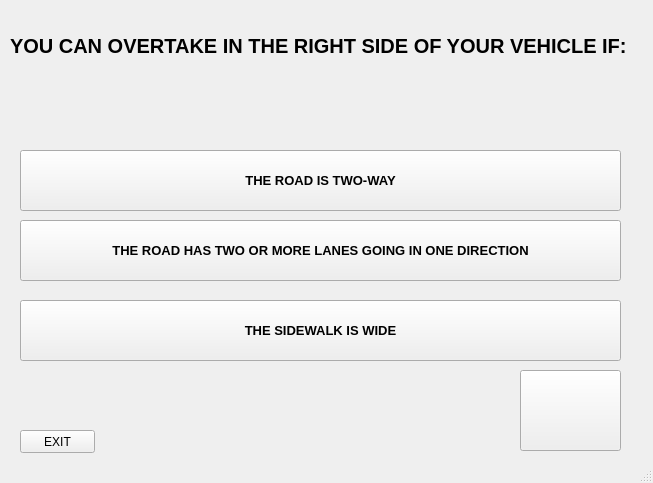
<?xml version="1.0" encoding="UTF-8"?>
<ui version="4.0">
 <class>MainWindow1</class>
 <widget class="QMainWindow" name="MainWindow1">
  <property name="geometry">
   <rect>
    <x>0</x>
    <y>0</y>
    <width>653</width>
    <height>483</height>
   </rect>
  </property>
  <property name="windowTitle">
   <string>LTO EXAM REVIEW</string>
  </property>
  <property name="windowIcon">
   <iconset>
    <normaloff>license.ico</normaloff>license.ico</iconset>
  </property>
  <property name="autoFillBackground">
   <bool>false</bool>
  </property>
  <widget class="QWidget" name="centralwidget">
   <widget class="QPushButton" name="pushButton1">
    <property name="geometry">
     <rect>
      <x>20</x>
      <y>150</y>
      <width>601</width>
      <height>61</height>
     </rect>
    </property>
    <property name="font">
     <font>
      <pointsize>10</pointsize>
      <weight>75</weight>
      <bold>true</bold>
     </font>
    </property>
    <property name="styleSheet">
     <string notr="true">border-color: rgb(255, 0, 0);
alternate-background-color: rgb(85, 0, 255);</string>
    </property>
    <property name="text">
     <string>THE ROAD IS TWO-WAY</string>
    </property>
    <property name="default">
     <bool>false</bool>
    </property>
    <property name="flat">
     <bool>false</bool>
    </property>
   </widget>
   <widget class="QPushButton" name="pushButton_2">
    <property name="geometry">
     <rect>
      <x>20</x>
      <y>220</y>
      <width>601</width>
      <height>61</height>
     </rect>
    </property>
    <property name="font">
     <font>
      <pointsize>10</pointsize>
      <weight>75</weight>
      <bold>true</bold>
     </font>
    </property>
    <property name="styleSheet">
     <string notr="true"/>
    </property>
    <property name="text">
     <string>THE ROAD HAS TWO OR MORE LANES GOING IN ONE DIRECTION</string>
    </property>
   </widget>
   <widget class="QPushButton" name="pushButton_3">
    <property name="geometry">
     <rect>
      <x>20</x>
      <y>300</y>
      <width>601</width>
      <height>61</height>
     </rect>
    </property>
    <property name="font">
     <font>
      <pointsize>10</pointsize>
      <weight>75</weight>
      <bold>true</bold>
     </font>
    </property>
    <property name="styleSheet">
     <string notr="true"/>
    </property>
    <property name="text">
     <string>THE SIDEWALK IS WIDE</string>
    </property>
   </widget>
   <widget class="QLabel" name="label">
    <property name="geometry">
     <rect>
      <x>10</x>
      <y>10</y>
      <width>641</width>
      <height>71</height>
     </rect>
    </property>
    <property name="font">
     <font>
      <pointsize>15</pointsize>
      <weight>75</weight>
      <bold>true</bold>
     </font>
    </property>
    <property name="text">
     <string>YOU CAN OVERTAKE IN THE RIGHT SIDE OF YOUR VEHICLE IF:</string>
    </property>
   </widget>
   <widget class="QLabel" name="label_check">
    <property name="geometry">
     <rect>
      <x>570</x>
      <y>230</y>
      <width>41</width>
      <height>41</height>
     </rect>
    </property>
    <property name="text">
     <string/>
    </property>
    <property name="pixmap">
     <pixmap>icon/check.png</pixmap>
    </property>
    <property name="scaledContents">
     <bool>true</bool>
    </property>
   </widget>
   <widget class="QLabel" name="label_error2">
    <property name="geometry">
     <rect>
      <x>570</x>
      <y>310</y>
      <width>41</width>
      <height>41</height>
     </rect>
    </property>
    <property name="text">
     <string/>
    </property>
    <property name="pixmap">
     <pixmap>icon/error.png</pixmap>
    </property>
    <property name="scaledContents">
     <bool>true</bool>
    </property>
   </widget>
   <widget class="QLabel" name="label_error">
    <property name="geometry">
     <rect>
      <x>570</x>
      <y>160</y>
      <width>41</width>
      <height>41</height>
     </rect>
    </property>
    <property name="text">
     <string/>
    </property>
    <property name="pixmap">
     <pixmap>icon/error.png</pixmap>
    </property>
    <property name="scaledContents">
     <bool>true</bool>
    </property>
   </widget>
   <widget class="QPushButton" name="pushButton">
    <property name="geometry">
     <rect>
      <x>520</x>
      <y>370</y>
      <width>101</width>
      <height>81</height>
     </rect>
    </property>
    <property name="text">
     <string/>
    </property>
   </widget>
   <widget class="QLabel" name="label_2">
    <property name="geometry">
     <rect>
      <x>540</x>
      <y>380</y>
      <width>61</width>
      <height>61</height>
     </rect>
    </property>
    <property name="text">
     <string/>
    </property>
    <property name="pixmap">
     <pixmap>icon/next.png</pixmap>
    </property>
    <property name="scaledContents">
     <bool>true</bool>
    </property>
   </widget>
   <widget class="QPushButton" name="pushButton_4">
    <property name="geometry">
     <rect>
      <x>20</x>
      <y>430</y>
      <width>75</width>
      <height>23</height>
     </rect>
    </property>
    <property name="text">
     <string>EXIT</string>
    </property>
   </widget>
  </widget>
  <widget class="QStatusBar" name="statusbar"/>
 </widget>
 <resources/>
 <connections/>
</ui>
